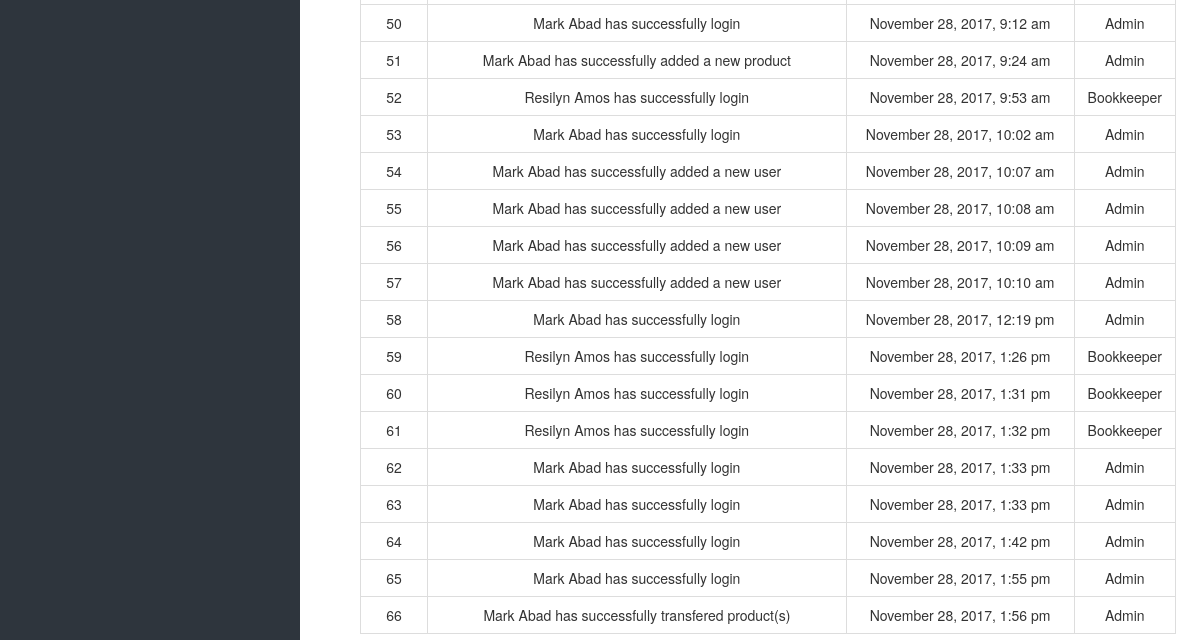
Before: /Secretary&BookkeeperModule/log_Activity.php (signed in, lower part) with the older database file.
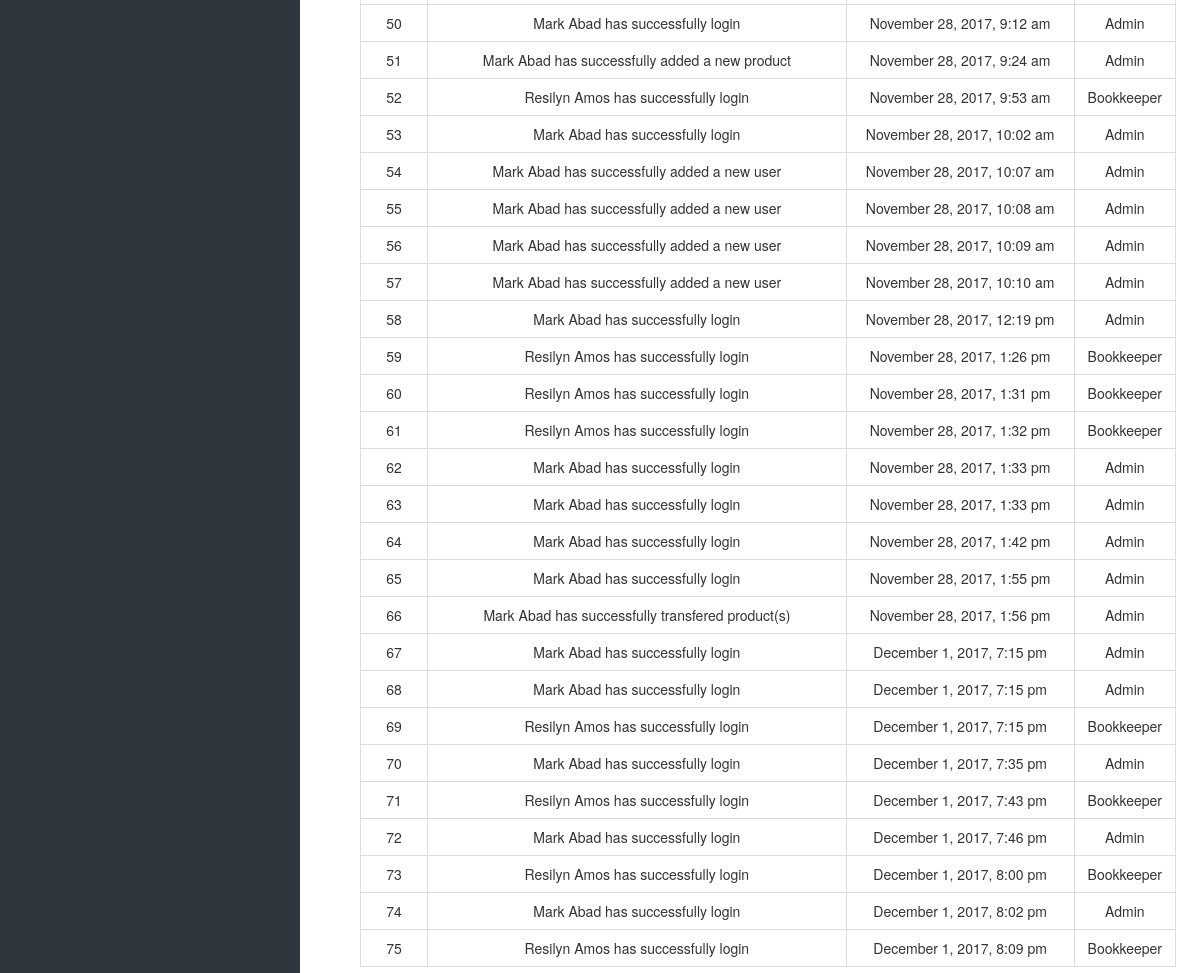
After: the same page with the newer database file.
### tables this page shows
CREATE TABLE `logs` (
  `logs_id` int(15) NOT NULL,
  `issue_acnt` varchar(20) NOT NULL,
  `act_type` varchar(30) NOT NULL,
  `date_time` varchar(30) NOT NULL,
  `related_id` int(15) DEFAULT NULL,
  `remarks` varchar(65) NOT NULL
);

CREATE TABLE `accounts` (
  `acc_id` int(12) NOT NULL,
  `username` varchar(15) NOT NULL,
  `first_name` varchar(20) NOT NULL,
  `last_name` varchar(20) NOT NULL,
  `password` varchar(128) NOT NULL,
  `email` varchar(50) NOT NULL,
  `contact_no` varchar(20) NOT NULL,
  `status` varchar(10) NOT NULL DEFAULT 'Disabled',
  `branch` varchar(50) DEFAULT NULL,
  `acctype` varchar(45) DEFAULT NULL,
  `security_key` varchar(45) DEFAULT NULL
);

### Secretary&BookkeeperModule/log_Activity.php (the view, shortened to what this page needs)
<!DOCTYPE html>
<html lang="en">
<head>
    <?php include('fragments/config.php') ?>
    <link rel="stylesheet" href="https://maxcdn.bootstrapcdn.com/bootstrap/3.3.7/css/bootstrap.min.css">
    <link href="src/css/datatables.css" rel="stylesheet">
    <link href="//maxcdn.bootstrapcdn.com/font-awesome/4.2.0/css/font-awesome.min.css" rel="stylesheet">
    <link href="src/css/sidebar.css" rel="stylesheet">
    <link href="src/css/custom.css" rel="stylesheet">
</head>
<body>
    <div class="nav-side-menu">
    </div>
    <div id="page-content-wrapper">
        <div class="containers">
            <?php
							$retrieve = ("SELECT * FROM logs INNER JOIN accounts ON logs.issue_acnt = accounts.username");
							$results = mysqli_query($db, $retrieve);
						?>
                <table id="datatables" class="table table-hover table-bordered dataTable" cellspacing="0" width="100%" role="grid" aria-describedby="myTable_info" style="width: 100%;">
                    <tbod y>
                        <?php
							foreach ($results as $data):
						?>
                            <tr>
								<td data-title="logs_id">
									<?php echo $data["logs_id"];?>
                                </td>
                                <td data-title="name">
									<?php echo $data["first_name"]." ".$data["last_name"]." ".$data["remarks"];  ?>
                                </td>
                                <td data-title="date_time">
                                    <?php echo $data["date_time"]; ?>
                                </td>
								<td data-title="cno">
                                    <?php echo $data["acctype"]; ?>
                                </td>
                            </tr>
                            <?php
							endforeach;
						?>
                </table>
        </div>
    </div>
</body>
</html>

Changed rows visible on the page:
added logs: logs_id "67", accounts.first_name "Mark", accounts.last_name "Abad", remarks "has successfully login", date_time "December 1, 2017, 7:15 pm", accounts.acctype "Admin"
added logs: logs_id "68", accounts.first_name "Mark", accounts.last_name "Abad", remarks "has successfully login", date_time "December 1, 2017, 7:15 pm", accounts.acctype "Admin"
added logs: logs_id "69", accounts.first_name "Resilyn", accounts.last_name "Amos", remarks "has successfully login", date_time "December 1, 2017, 7:15 pm", accounts.acctype "Bookkeeper"
added logs: logs_id "70", accounts.first_name "Mark", accounts.last_name "Abad", remarks "has successfully login", date_time "December 1, 2017, 7:35 pm", accounts.acctype "Admin"
added logs: logs_id "71", accounts.first_name "Resilyn", accounts.last_name "Amos", remarks "has successfully login", date_time "December 1, 2017, 7:43 pm", accounts.acctype "Bookkeeper"
added logs: logs_id "72", accounts.first_name "Mark", accounts.last_name "Abad", remarks "has successfully login", date_time "December 1, 2017, 7:46 pm", accounts.acctype "Admin"
added logs: logs_id "73", accounts.first_name "Resilyn", accounts.last_name "Amos", remarks "has successfully login", date_time "December 1, 2017, 8:00 pm", accounts.acctype "Bookkeeper"
added logs: logs_id "74", accounts.first_name "Mark", accounts.last_name "Abad", remarks "has successfully login", date_time "December 1, 2017, 8:02 pm", accounts.acctype "Admin"
added logs: logs_id "75", accounts.first_name "Resilyn", accounts.last_name "Amos", remarks "has successfully login", date_time "December 1, 2017, 8:09 pm", accounts.acctype "Bookkeeper"
